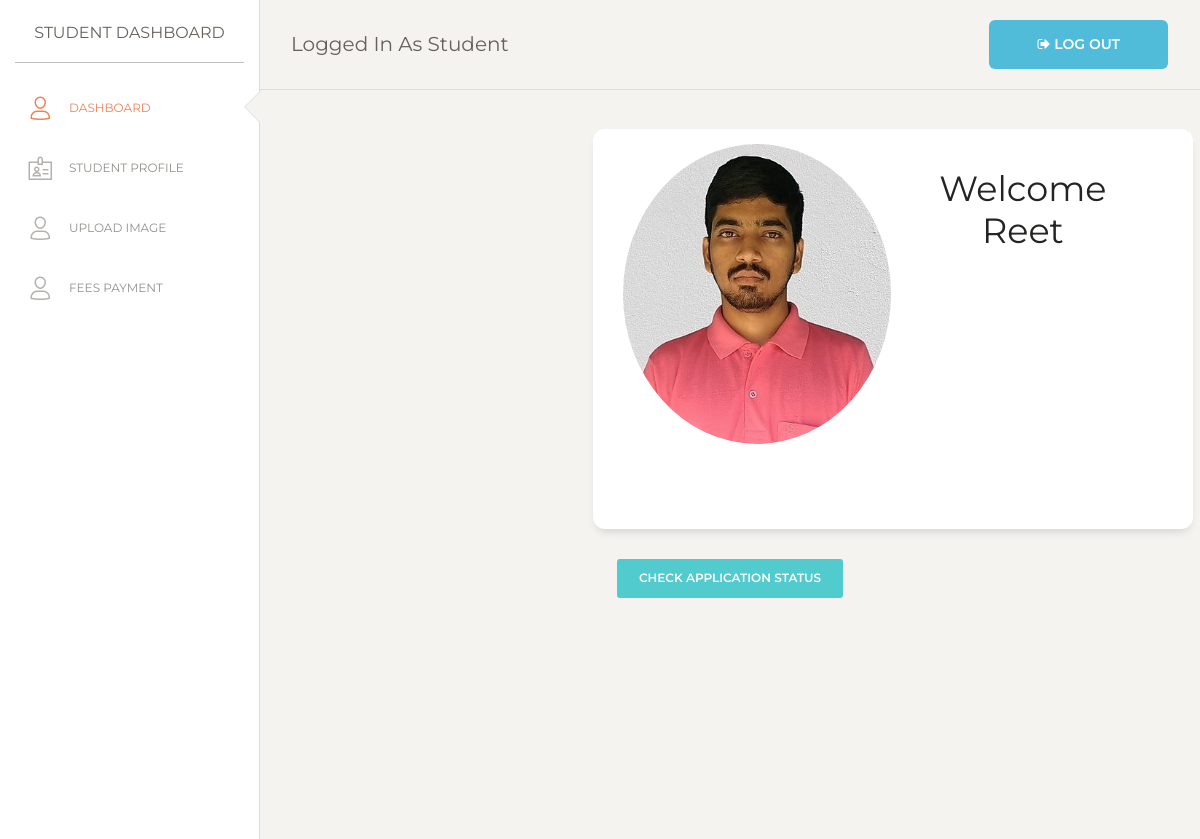
Page /student_dashboard (signed in) on the committed database.
### app.py (models this page shows, shortened)
class Applicants(db.Model):
    id = db.Column("id", db.Integer, primary_key=True)
    s_name = db.Column(db.String(30), nullable=False)
    email = db.Column(db.String(50), unique=True)
    password = db.Column(db.String(30), nullable=False)
    g_name = db.Column(db.String(30), nullable=False)
    address = db.Column(db.String(100), nullable=False)
    distance = db.Column(db.Integer, nullable=False)
    state = db.Column(db.String(30), nullable=False)
    roll = db.Column(db.String(30), unique=True)
    dept = db.Column(db.String(10), nullable=False)
    income = db.Column(db.Integer, nullable=False)
    year = db.Column(db.String(10), nullable=False)
    contact = db.Column(db.String(10), nullable=False)
    status = db.Column(db.String(10), nullable=False)
    fees_status = db.Column(db.String(10), nullable=False)
    image_file = db.Column(db.String(20), nullable=False)

### app.py (the view)
@app.route("/student_dashboard")
def student_dashboard():
    if "email" in session:
        email = session["email"]
        user = Applicants.query.filter_by(email=email).first()
        return render_template("student_dashboard.html", user=user)
    else:
        flash("You are not logged in", "error")
        return render_template("login.html")

### templates/student_dashboard.html (shortened to what this page needs)
{% extends 'student.html' %}
{% block style %}
<div class="sidebar-wrapper">
  <ul class="nav">
    <li class="active">
      <a href="/student_dashboard">
        <i class="nc-icon nc-single-02"></i>
        <p>Dashboard</p>
      </a>
    </li>
    <li>
      <a href="/student_profile">
        <i class="nc-icon nc-badge"></i>
        <p>Student Profile</p>
      </a>
    </li>
    <li >
      <a href="/student_upload_image">
        <i class="nc-icon nc-single-02"></i>
        <p>Upload Image</p>
      </a>
    </li>
    <li >
        <a href="/student_fees_payment">
          <i class="nc-icon nc-single-02"></i>
          <p>Fees Payment</p>
        </a>
      </li>
  </ul>
</div>
{% endblock %}
{% block body %}
<div class="content ">
  <div class="row">
    <div class="col-lg-4 col-md-8 col-sm-8 mx-auto" style="margin-top: 4%;">
      <div class="card card-stats" style="width:600px; height:400px;">
        <div class="card-body " >
          <div class="">
            <div class="col-lg-10 col-md-8">
              <div class="content-section">
                <div class="media">
                  <img class="rounded-circle account-img" src="profile_pics/{{user.image_file}}"  style="height: 300px; width:400px ;">
                  <div class="media-body">
                    <h2 class="account-heading ml-5 mt-4 text-center">Welcome {{user.s_name.split()[0]}}</h2>
                  </div>
                </div>
              </div>
            </div>
          </div>
        </div>
      </div>
    </div>
  </div>
  <div class="row">
    <a  href="/check_stat/{{user.email}}" class="btn btn-primary btn-md" style="margin-left: auto;margin-right: auto;">Check Application Status </a>
  </div>
</div>
  <br>
<footer class="footer footer-black  footer-white ">
</footer>
</div>
</div>
{% endblock %}

### rows in the picture
Applicants: image_file (picture), s_name "Reet"
